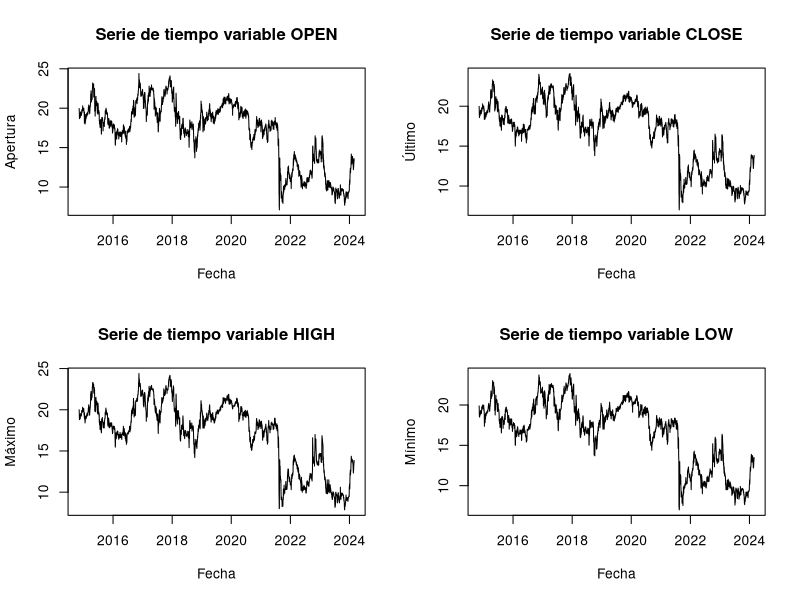

Write the R code that produced this figure.
# Trabajo Series de Tiempo
# Serie: Precio de acciones del grupo Argos
# Características: 
# - Mediciones diarias (días laborales lun-vie)
# - Precio de la acción medido en pesos 

# Grupo 2
# Script elborado por Sebastian Gil, Cesar Prieto, Gabriel Peña


# Librerías y directorio ----
library(readxl)
library(readr)

# Importanción y reconocimiento de la base ----
data <- read_delim("Datos/G_ARGOS.csv", delim = ";", escape_double = FALSE, 
                   col_types = cols(Fecha = col_date(format = "%d/%m/%Y")), 
                   trim_ws = TRUE)

colnames(data)
head(data)

summary(data)

attach(data)
par(mfrow = c(2,2))
plot(x = Fecha , y = Apertura ,type = "l", main = 'Serie de tiempo variable OPEN')
plot(x = Fecha , y = Último , type = "l", main = 'Serie de tiempo variable CLOSE')
plot(x = Fecha , y = Máximo , type = "l", main = 'Serie de tiempo variable HIGH')
plot(x = Fecha , y = Mínimo , type = "l", main = 'Serie de tiempo variable LOW')

# Análisis descriptivo y exploratorio de la serie

